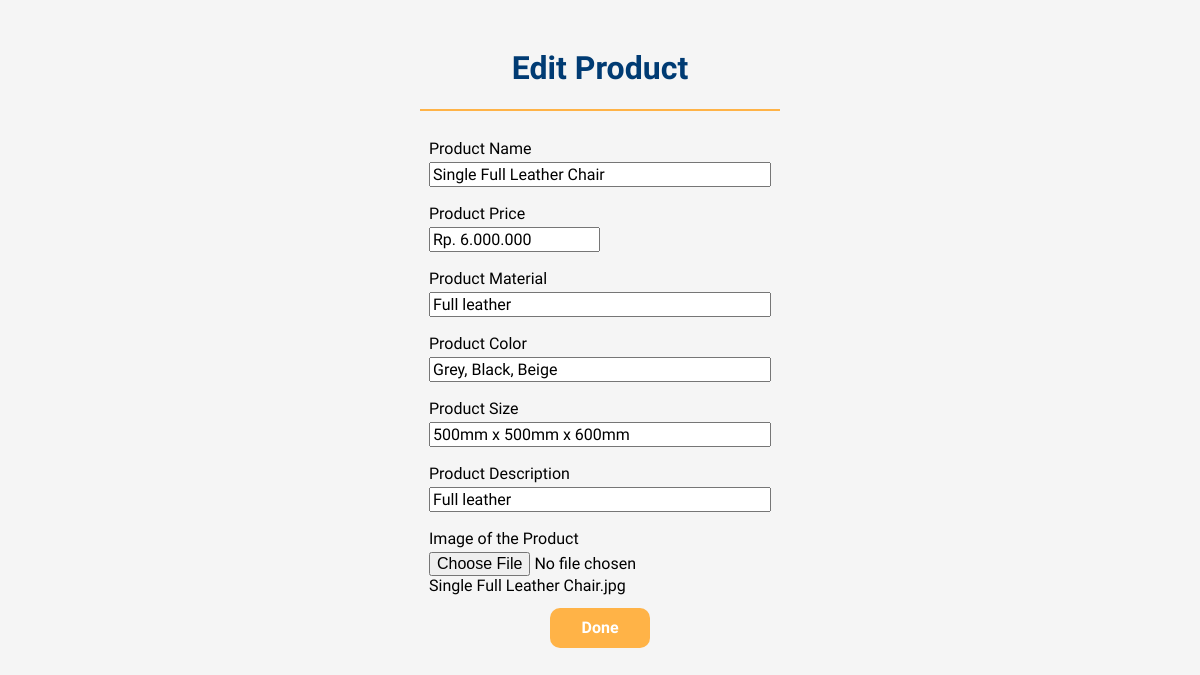
/edit.php?product_id=9, run on the app's committed database.
### tables this page shows
CREATE TABLE `images` (
  `image_id` int(11) NOT NULL,
  `product_id` int(11) NOT NULL,
  `image` varchar(100) NOT NULL
);

CREATE TABLE `product` (
  `product_id` int(11) NOT NULL,
  `product_name` text NOT NULL,
  `product_price` varchar(100) NOT NULL,
  `product_material` varchar(100) DEFAULT NULL,
  `product_color` varchar(100) DEFAULT NULL,
  `product_size` text DEFAULT NULL,
  `product_desc` text NOT NULL
);

### edit.php (the view, shortened to what this page needs)
<!DOCTYPE html>
<html lang="en">
<head>
    <link rel="stylesheet" href="./style/style-add.css">
</head>
<body>
    <?php
        include_once("connect.php");
        $product_id = $_GET['product_id'];
        $arr_product = mysqli_query($conn, "SELECT product.*, image FROM product
                                            JOIN images ON product.product_id = images.product_id
                                            WHERE product.product_id='$product_id'
                                            ");
        while ($product_data = mysqli_fetch_array($arr_product)) {
            $product_name = $product_data['product_name'];
            $product_price = $product_data['product_price'];
            $product_material = $product_data['product_material'];
            $product_color = $product_data['product_color'];
            $product_size = $product_data['product_size'];
            $product_desc = $product_data['product_desc'];
            $img = $product_data['image'];
        }
    ?>
    <div class="content">
        <div class="title">
            <h1>Edit Product</h1>
            <div class="line"></div>
        </div> <br>
        <form method="POST" action="./edit.php?product_id=<?php echo $product_id;?>" enctype="multipart/form-data">
            <table>
                <tr><td><label for="name">Product Name</label></td></tr>
                <tr><td><input type="text" name="product_name" id="name" value="<?php echo $product_name?>"></td></tr>
                <tr><td><label for="price">Product Price</label></td></tr>
                <tr><td><input type="text" name="product_price" placeholder="Rp. xxx.xxx.xxx" id="price" value="<?php echo $product_price?>"></td></tr>
                <tr><td><label for="material">Product Material</label></td></tr>
                <tr><td><input type="text" name="product_material" id="material" value="<?php echo $product_material?>"></td></tr>
                <tr><td><label for="color">Product Color</label></td></tr>
                <tr><td><input type="text" name="product_color" id="color" value="<?php echo $product_color?>"></td></tr>
                <tr><td><label for="size">Product Size</label></td></tr>
                <tr><td><input type="text" name="product_size" id="size" value="<?php echo $product_size?>"></td></tr>
                <tr><td><label for="desc">Product Description</label></td></tr>
                <tr><td><input type="text" name="product_desc" id="desc" value="<?php echo $product_desc?>"></td></tr>
                <tr><td><label for="img">Image of the Product</label></td></tr>
                <tr><td><input type="file" name="image" id="img" accept="image/*"/> <span><?php echo $img?></span></td></tr>
                <tr><td><button type="submit" name="upload" class="btn-submit">Done</button></td></tr>
            </table>
        </form>
    </div>
</body>
</html>

### style/style-add.css (style rules this page uses)
:root { --accent-primary: #ffb347; --accent-primary-lighter: #ffbe62; --accent-secondary: rgb(53, 53, 255); --accent-tertiary: #003B73; }
* { box-sizing: border-box; font-family: Muli; font-size: 16px; transition: 100ms ease-in-out; }
body { background-color: whitesmoke; }
.content { padding: 20px; width: 500px; height: 550px; margin: auto; display: flex; flex-direction: column; align-items: center; }
.title { width: 100%; height: 100px; display: flex; flex-direction: column; align-items: center; }
.title h1 { color: var(--accent-tertiary); font-size: 2em; }
.line { width: 360px; height: 2px; background-color: var(--accent-primary); }
form { width: 80%; height: 90%; }
form table { padding: 6px 10px; width: 100%; }
form input { width: 100%; }
form #price { width: 50%; }
form tr:last-child { text-align: center; height: 60px; }
form tr:nth-child(even) { height: 40px; vertical-align: top; }
.btn-submit { height: 40px; width: 100px; border-radius: 10px; border: 0; color: white; font-weight: bold; background-color: var(--accent-primary); }

### data on the page
images: product_name "Single Full Leather Chair", product_price "Rp. 6.000.000", product_material "Full leather", product_color "Grey, Black, Beige", product_size "500mm x 500mm x 600mm", product_desc "Full leather", image "Single Full Leather Chair.jpg"
